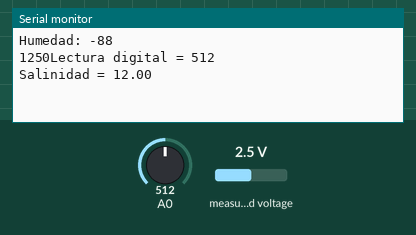
The sketch below on a simulated Arduino Uno, built with avr-gcc and run on an emulated ATmega328P. Parts: the last lines printed to the serial monitor. Inputs (shaded band) come from the test bench; at power-on: measured voltage 2.5 V, A0 = 512.

Above: at 1.2 s.
1.3 s: measured voltage set to 0.1 V
At 1.38 s:
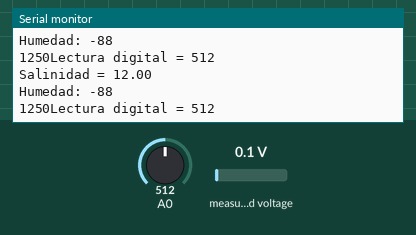
2.8 s: A0 set to 716
At 4.3 s:
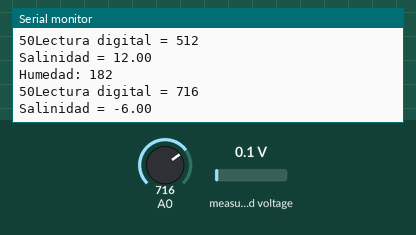
7.3 s: measured voltage set to 1.2 V
At 7.4 s:
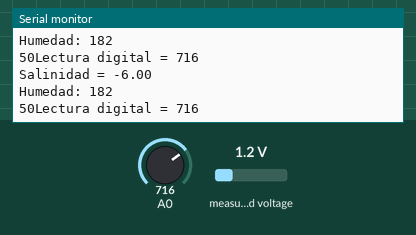
8.8 s: A0 set to 900
At 8.8 s:
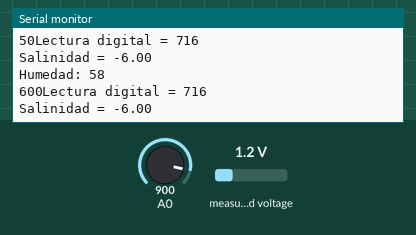
Timing chart, 0 to 11.3 s (numbered marks = the images above; inputs shaded):
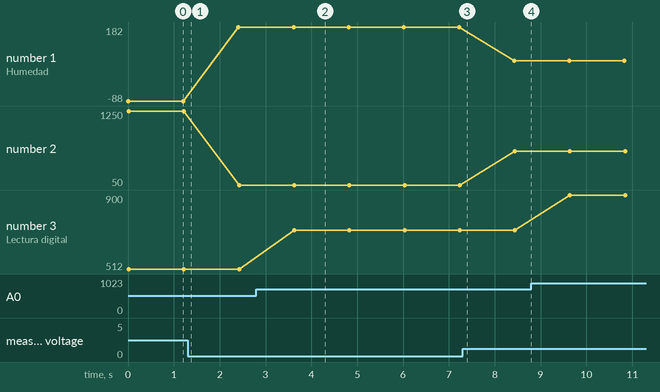

Measured:
- after the input at 2.8 s, the serial monitor: prints a new line after 0.83 s (image 2)
- plotted number 1: -88 → 182 after the input at 1.3 s, 182 → 58 after the input at 7.3 s
- plotted number 2: 1250 → 50 after the input at 1.3 s, 50 → 600 after the input at 7.3 s
- plotted number 3: 512 → 716 after the input at 2.8 s, 716 → 900 after the input at 8.8 s

The sketch:

Sprint1.ino
```cpp
#include <Adafruit_ADS1X15.h>
#define power_pin 5 // Pin para alimentar el sensor de salinidad

Adafruit_ADS1015 ads;

int channelValue = 0;
int sensorValue = 0;
int humidityValue = 0;

int medidaSeco = 858;
int medidaMojado= 415;

void setup() {
  // put your setup code here, to run once:
  pinMode(power_pin, OUTPUT);
  Serial.begin(9600);

  if (!ads.begin()) {
    Serial.println("Failed to initialize ADS.");
    while (1);
  }

  ads.setGain(GAIN_ONE);
}

void loop() {
  // put your main code here, to run repeatedly:

  //humedad
  sensorValue = ads.readADC_SingleEnded(channelValue);
  humidityValue = map(sensorValue, medidaSeco, medidaMojado, 0, 100);

  Serial.println();
  Serial.print("Humedad: ");
  Serial.print(humidityValue, DEC);
  Serial.println();
  Serial.print(sensorValue);

  //salinidad
  int16_t adc0;
  float salinidad;

  // Alimentamos la sonda con un tren de pulsos
  digitalWrite(power_pin, HIGH);
  delay(100);

  // leemos cuando hay un nivel alto
  adc0 = analogRead(A0);
  digitalWrite(power_pin, LOW);
  delay(100);

  // Realizamos el cálculo de la salinidad
  int x[6] = {1, 765, 5, 818, 20, 857}; //grams-digital reading
  int Ai0 = 1;
  int Bi0 = x[3]+x[5];
  int Ci0 = x[3]*x[5];
  int den0 = (x[1]-x[3])*(x[1]-x[5]);
  int Ai1 = 1;
  int Bi1 = x[1]+x[5];
  int Ci1 = x[1]*x[5];
  int den1 = (x[3]-x[1])*(x[3]-x[5]);
  int Ai2 = 1;
  int Bi2 = x[1]+x[3];
  int Ci2 = x[1]*x[3];
  int den2 = (x[5]-x[1])*(x[5]-x[3]);
  salinidad = (x[0]*(Ai0*adc0^2-Bi0*adc0+Ci0)/den0)+(x[2]*(Ai1*adc0^2-Bi1*adc0+Ci1)/den1)+(x[4]*(Ai2*adc0^2-Bi2*adc0+Ci2)/den2); // Ajustar rango de mapeo


  // presentamos lectura
  Serial.print("Lectura digital = ");
  Serial.println(adc0, DEC);
  Serial.print("Salinidad = ");
  Serial.println(salinidad, 2); // Ajusta el número de decimales según tus necesidades
  delay(1000); // Puedes ajustar el tiempo de espera entre lecturas
}
```
